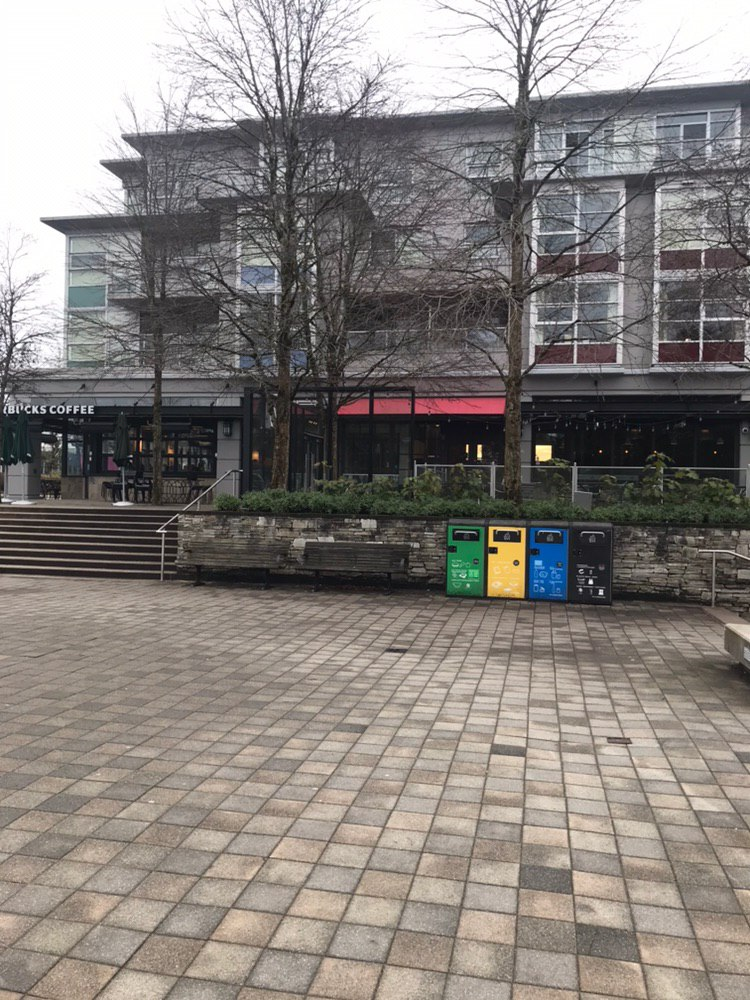
#> input picture inputs/2.jpeg, 750 x 1000 px
$ python main.py
#> lines starting #> are read from the running program, lines starting #| are printed output that depends on the picture
# Reference: https://docs.opencv.org/master/d8/d19/tutorial_stitcher.html

import cv2


# Test 1. Sequential inputs.
# inputs = [
#     cv2.imread("inputs/1.jpeg"),
#     cv2.imread("inputs/2.jpeg"),
#     cv2.imread("inputs/3.jpeg"),
#     cv2.imread("inputs/4.jpeg"),
#     cv2.imread("inputs/5.jpeg")
# ]

# Test 2. Random inputs.
inputs = [
    cv2.imread("inputs/2.jpeg"),
    cv2.imread("inputs/4.jpeg"),
    cv2.imread("inputs/1.jpeg"),
    cv2.imread("inputs/5.jpeg"),
    cv2.imread("inputs/3.jpeg")
]
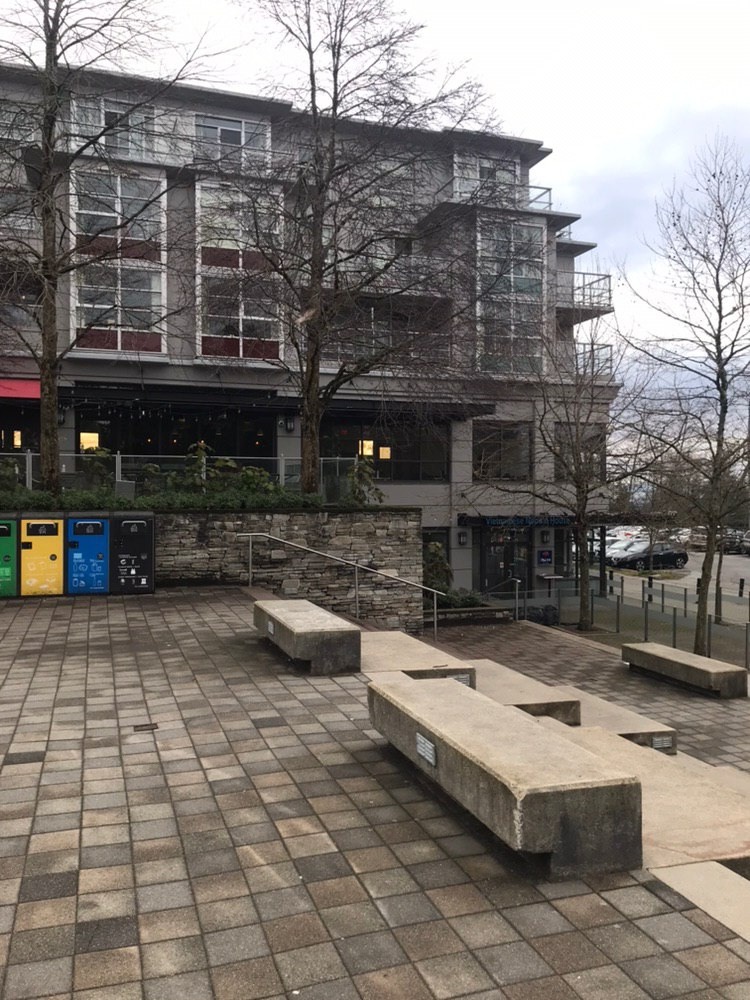
#> input picture inputs/4.jpeg, 750 x 1000 px
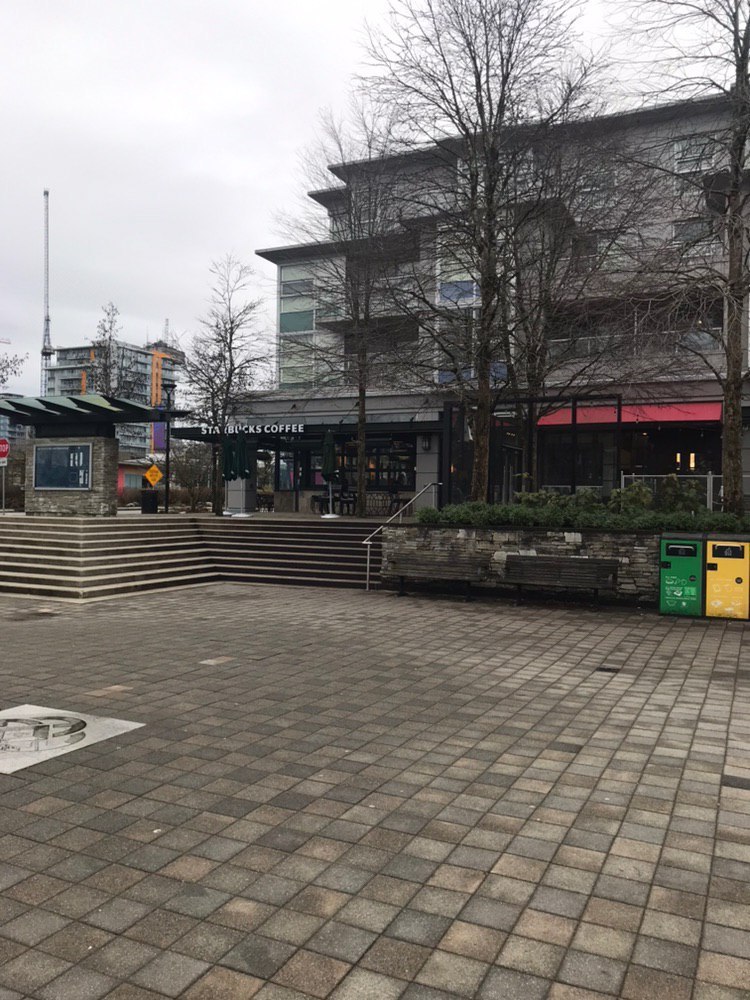
#> input picture inputs/1.jpeg, 750 x 1000 px
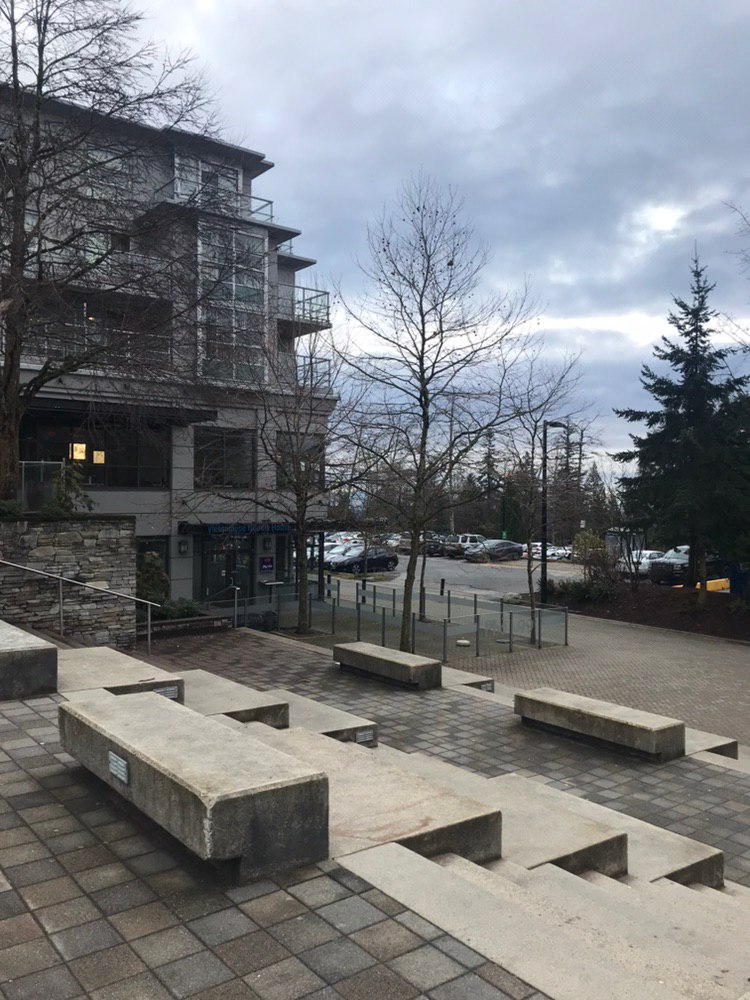
#> input picture inputs/5.jpeg, 750 x 1000 px
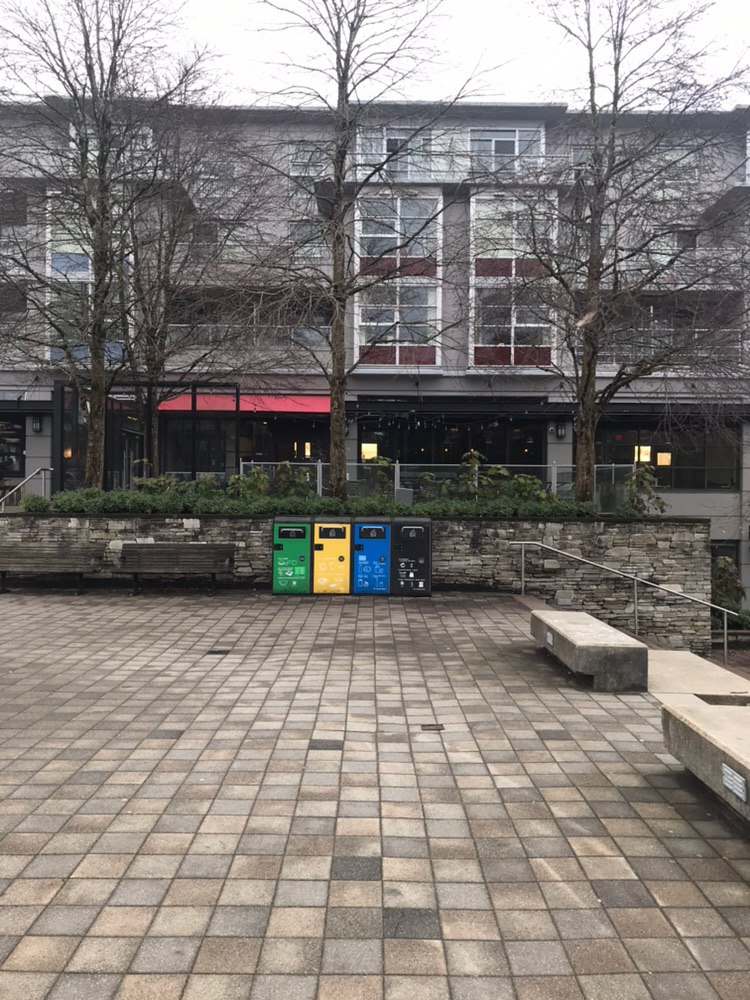
#> input picture inputs/3.jpeg, 750 x 1000 px

#> (the run stopped early here; a loop or call above may not have finished)
